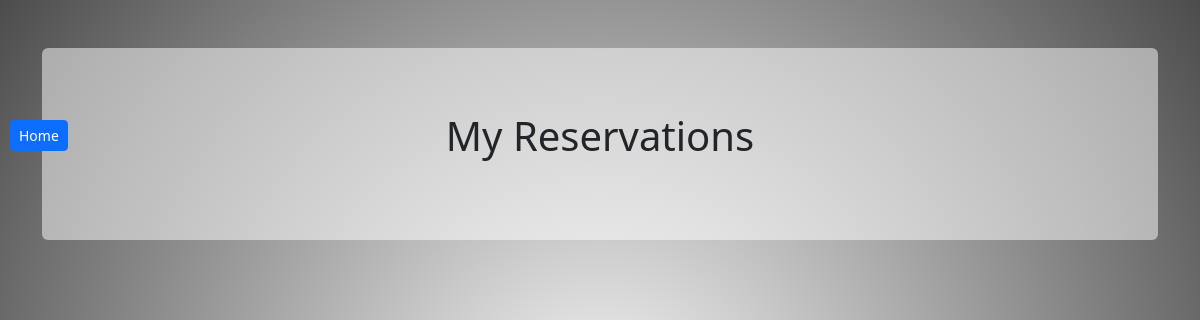
Before: /reservations/ (signed in) with the older database file.
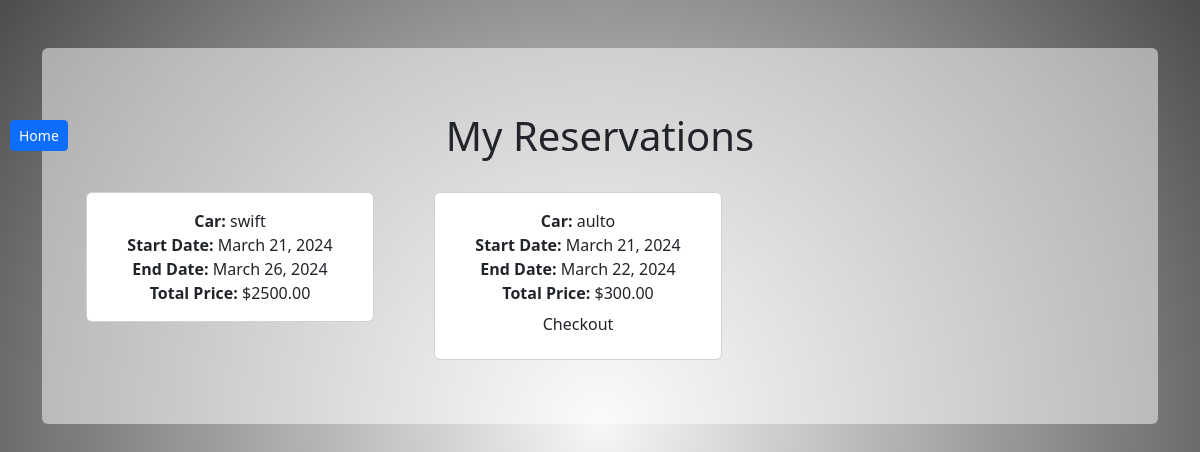
After: the same page with the newer database file.
### app/models.py (models this page shows, shortened)
class CarReserve(models.Model):
    customer=models.ForeignKey(UserProfile,on_delete=models.CASCADE)
    car=models.ForeignKey(RentCar,on_delete=models.CASCADE)
    start_date=models.DateField()
    end_date=models.DateField()
    checked_out = models.BooleanField(default=False)
    created_on = models.DateTimeField(auto_now_add=True)
    total_price = models.DecimalField(max_digits=10, decimal_places=2, default=0.0)
    class Meta:
        ordering = ['-created_on']

class RentCar(models.Model):
    owner=models.ForeignKey(CarRenterProfile,on_delete=models.CASCADE,related_name="carrental_profile")
    name=models.CharField(max_length=200)
    price=models.PositiveBigIntegerField()
    car_img=models.ImageField(upload_to="static/images/car",default='static/images/car/default.jpg', blank=True, null=True)
    discription=models.CharField(max_length=200)
    STATUS_CHOICES = [
        ("available", "Available"),
        ("not_available", "Not Available"),
    ]
    status = models.CharField(max_length=200, choices=STATUS_CHOICES, default="available")

### app/views.py (the view)
# urls.py: path('reservations/', UserReservationListView.as_view(), name='user_reservation_list'),
class UserReservationListView(ListView):
    model = CarReserve
    template_name = 'user_reservation_list.html'
    context_object_name = 'reservations'
    def get_queryset(self):
        return CarReserve.objects.filter(customer=self.request.user.user_profile)

### app/templates/user_reservation_list.html (shortened to what this page needs)
<!DOCTYPE html>
<html lang="en">
<head>
    <link href="https://cdn.jsdelivr.net/npm/bootstrap@5.3.3/dist/css/bootstrap.min.css" rel="stylesheet">
</head>
<body class="vh-100" style="background: rgb(241, 239, 240);
background: radial-gradient(circle, rgb(248, 247, 247) 0%, rgb(76, 76, 77) 100%);">
<a href="{% url 'home' %}" class="btn btn-primary btn-sm" style="position: absolute; top: 120px; left: 10px;"> Home</a>
<div class="container mt-5">
    <div class="form-control border-0 p-5 bg-white bg-opacity-50" action="">
        <div class="text-center my-3">
            <div class="text-center my-3">
                <h1>My Reservations</h1>
            </div>
            <div class="row">
                {% for reservation in reservations %}
                <div class="col-md-4 mb-3 mb-sm-0 g-3">
                    <div class="card" style="width: 18rem;">
                        <div class="card-body">
                            <strong>Car:</strong> {{ reservation.car.name }}<br>
                            <strong>Start Date:</strong> {{ reservation.start_date }}<br>
                            <strong>End Date:</strong> {{ reservation.end_date }}<br>
                            <strong>Total Price:</strong> ${{ reservation.total_price }}<br>
                            {% if not reservation.checked_out %}
                            <form action="{% url 'update_reservation' reservation.id %}" method="post">
                                <button class="btn" type="submit">Checkout</button>
                            </form>
                            {% endif %}
                        </div>
                    </div>
                </div>
                {% endfor %}
            </div>
        </div>
    </div>
</div>
</body>
</html>

Changed rows visible on the page:
added CarReserve: car.name "swift", start_date "March 21, 2024", end_date "March 26, 2024", total_price "2500.00"
added CarReserve: car.name "aulto", start_date "March 21, 2024", end_date "March 22, 2024", total_price "300.00", checked_out "Checkout"
